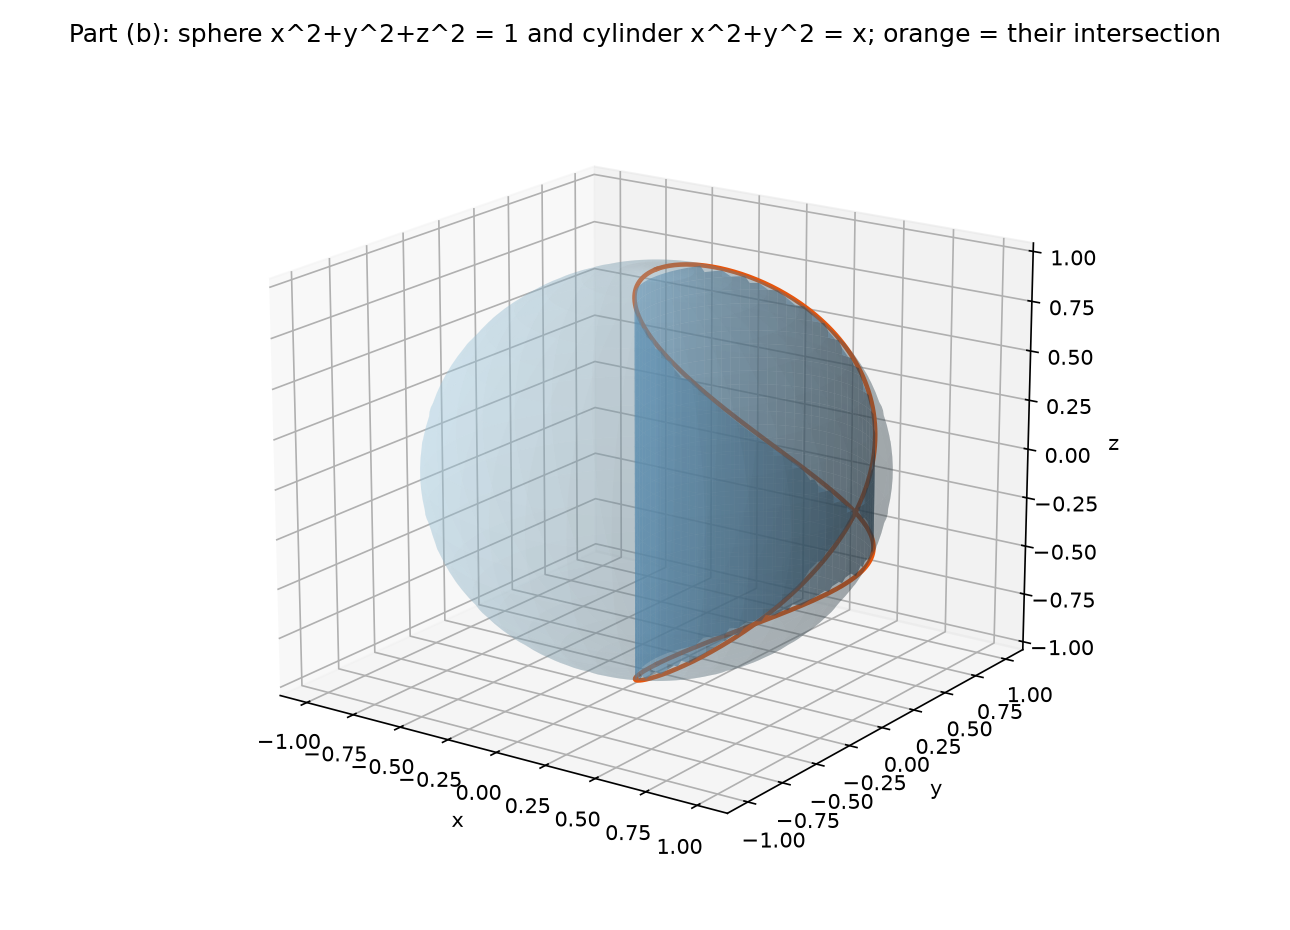

Generate this figure with Python:
"""Problem 15.8.26 (b): graph the sphere of radius a = 1 and the cylinder
r = a*cos(theta) on the same screen, and mark their intersection.

With a = 1 the cylinder r = cos(theta) is x^2 + y^2 = x, the circle of
radius 1/2 centred at (1/2, 0):  x = 1/2 + (1/2)cos(t), y = (1/2)sin(t).
The Viviani intersection curve is r = cos(theta), z = +/- sin(theta).
"""

import numpy as np
import matplotlib
matplotlib.use("Agg")
import matplotlib.pyplot as plt

a = 1.0
fig = plt.figure(figsize=(8.6, 6.2))
ax = fig.add_subplot(111, projection="3d")

# --- full sphere (translucent) ---
u = np.linspace(0, 2 * np.pi, 100)
v = np.linspace(0, np.pi, 60)
xs = a * np.outer(np.cos(u), np.sin(v))
ys = a * np.outer(np.sin(u), np.sin(v))
zs = a * np.outer(np.ones_like(u), np.cos(v))
ax.plot_surface(xs, ys, zs, color="#9ecae1", alpha=0.25,
                rstride=3, cstride=3, shade=True)

# --- cylinder x^2 + y^2 = x, clipped to the sphere ---
t = np.linspace(0, 2 * np.pi, 160)
zc = np.linspace(-1.0, 1.0, 60)
TC, ZC = np.meshgrid(t, zc)
xc = 0.5 + 0.5 * np.cos(TC)
yc = 0.5 * np.sin(TC)
zlim = np.sqrt(np.clip(1.0 - (xc**2 + yc**2), 0.0, None))
mask = np.abs(ZC) <= zlim
xm = np.where(mask, xc, np.nan)
ym = np.where(mask, yc, np.nan)
ax.plot_surface(xm, ym, ZC, color="#4a90c4", alpha=0.55,
                rstride=2, cstride=2, shade=True)

# --- Viviani intersection curve ---
tt = np.linspace(-np.pi / 2, np.pi / 2, 300)
xi = np.cos(tt) ** 2
yi = np.cos(tt) * np.sin(tt)
zi = np.sin(tt)
ax.plot(xi, yi, zi, color="#e6550d", lw=2.2)
ax.plot(xi, yi, -zi, color="#e6550d", lw=2.2)

ax.set_xlabel("x")
ax.set_ylabel("y")
ax.set_zlabel("z")
ax.set_title("Part (b): sphere x^2+y^2+z^2 = 1 and cylinder x^2+y^2 = x; "
             "orange = their intersection")
ax.set_box_aspect((1, 1, 0.8))
ax.view_init(elev=18, azim=-55)
fig.tight_layout()
fig.savefig("calculus-15.8.26/solution/part2_figure1.png", dpi=150)
print("saved part2_figure1.png")
